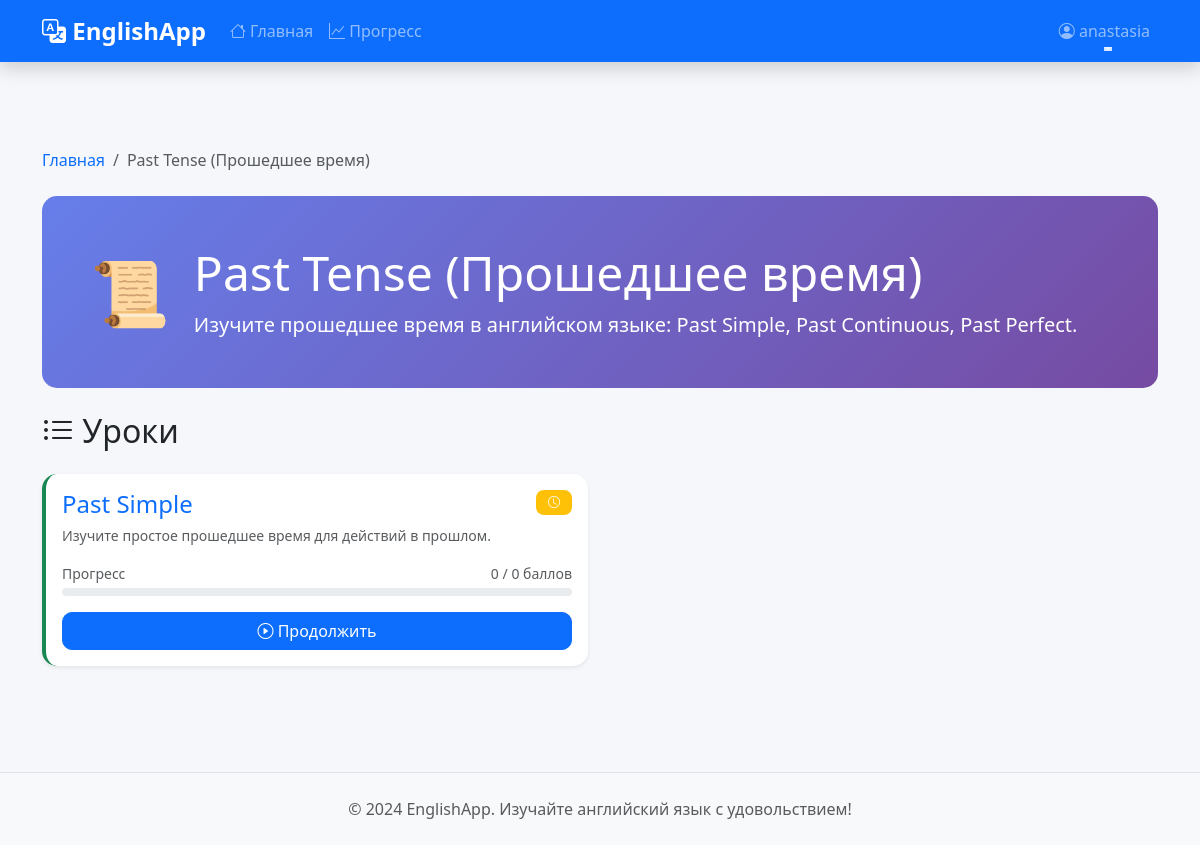
The page /category/past/ (signed in) on the database its author committed.
### lessons/models.py (models this page shows, shortened)
class LessonCategory(models.Model):
    name = models.CharField(max_length=100, verbose_name="Название")
    slug = models.SlugField(unique=True, verbose_name="URL")
    description = models.TextField(verbose_name="Описание")
    order = models.IntegerField(default=0, verbose_name="Порядок")
    icon = models.CharField(max_length=50, default="📚", verbose_name="Иконка")
    class Meta:
        verbose_name = "Категория уроков"
        verbose_name_plural = "Категории уроков"
        ordering = ['order']

class Lesson(models.Model):
    category = models.ForeignKey(LessonCategory, on_delete=models.CASCADE, related_name='lessons', verbose_name="Категория")
    title = models.CharField(max_length=200, verbose_name="Название")
    slug = models.SlugField(unique=True, verbose_name="URL")
    description = models.TextField(verbose_name="Описание")
    theory = models.TextField(verbose_name="Теоретический материал")
    examples = models.TextField(verbose_name="Примеры", help_text="Примеры использования, разделенные новой строкой")
    order = models.IntegerField(default=0, verbose_name="Порядок")
    is_active = models.BooleanField(default=True, verbose_name="Активен")
    created_at = models.DateTimeField(auto_now_add=True, verbose_name="Создан")
    class Meta:
        verbose_name = "Урок"
        verbose_name_plural = "Уроки"
        ordering = ['category', 'order']

class UserProgress(models.Model):
    user = models.ForeignKey(User, on_delete=models.CASCADE, related_name='progress', verbose_name="Пользователь")
    lesson = models.ForeignKey(Lesson, on_delete=models.CASCADE, related_name='user_progress', verbose_name="Урок")
    completed = models.BooleanField(default=False, verbose_name="Завершен")
    score = models.IntegerField(default=0, verbose_name="Баллы")
    total_points = models.IntegerField(default=0, verbose_name="Всего баллов")
    started_at = models.DateTimeField(auto_now_add=True, verbose_name="Начат")
    completed_at = models.DateTimeField(null=True, blank=True, verbose_name="Завершен")
    class Meta:
        verbose_name = "Прогресс пользователя"
        verbose_name_plural = "Прогресс пользователей"
        unique_together = ['user', 'lesson']
        ordering = ['-started_at']

### lessons/views.py (the view)
# urls.py: path('category/<slug:slug>/', views.category_detail, name='category_detail'),
@login_required
def category_detail(request, slug):
    category = get_object_or_404(LessonCategory, slug=slug)
    lessons = Lesson.objects.filter(
        category=category,
        is_active=True
    ).select_related('category').order_by('order')
    for lesson in lessons:
        try:
            progress = UserProgress.objects.get(user=request.user, lesson=lesson)
            lesson.user_progress_obj = progress
            lesson.is_completed = progress.completed
            lesson.user_score = progress.score
            if progress.total_points > 0:
                lesson.progress_percentage = int((progress.score / progress.total_points) * 100)
            else:
                lesson.progress_percentage = 0
        except UserProgress.DoesNotExist:
            lesson.user_progress_obj = None
            lesson.is_completed = False
            lesson.user_score = 0
            lesson.progress_percentage = 0
    context = {
        'category': category,
        'lessons': lessons,
    }
    return render(request, 'lessons/category_detail.html', context)

### templates/lessons/category_detail.html (shortened to what this page needs)
{% extends 'base.html' %}
{% load lesson_tags %}
{% block content %}
<div class="container mt-5 pt-4">
    <nav aria-label="breadcrumb" class="mb-4">
        <ol class="breadcrumb">
            <li class="breadcrumb-item"><a href="{% url 'home' %}">Главная</a></li>
            <li class="breadcrumb-item active">{{ category.name }}</li>
        </ol>
    </nav>
    <div class="row mb-4">
        <div class="col-12">
            <div class="card bg-gradient-primary text-white">
                <div class="card-body p-5">
                    <div class="d-flex align-items-center">
                        <span style="font-size: 4rem;" class="me-4">{{ category.icon }}</span>
                        <div>
                            <h1 class="display-5 mb-2">{{ category.name }}</h1>
                            <p class="lead mb-0">{{ category.description }}</p>
                        </div>
                    </div>
                </div>
            </div>
        </div>
    </div>
    <h2 class="mb-4">
        <i class="bi bi-list-ul"></i> Уроки
    </h2>
    <div class="row">
        {% for lesson in lessons %}
        <div class="col-md-6 mb-4">
            <div class="card lesson-card h-100 shadow-sm animate-slide-up">
                <div class="card-body">
                    <div class="d-flex justify-content-between align-items-start mb-3">
                        <div>
                            <h4 class="card-title mb-1">
                                <a href="{% url 'lesson_detail' lesson.slug %}" class="text-decoration-none">
                                    {{ lesson.title }}
                                </a>
                            </h4>
                            <p class="text-muted mb-0">
                                <small>{{ lesson.description|truncatewords:20 }}</small>
                            </p>
                        </div>
                        {% if lesson.is_completed %}
                        <span class="badge bg-success">
                            <i class="bi bi-check-circle"></i>
                        </span>
                        {% elif lesson.user_progress_obj %}
                        <span class="badge bg-warning">
                            <i class="bi bi-clock"></i>
                        </span>
                        {% endif %}
                    </div>
                    {% if lesson.user_progress_obj %}
                    <div class="mb-3">
                        <div class="d-flex justify-content-between mb-1">
                            <small class="text-muted">Прогресс</small>
                            <small class="text-muted">
                                {{ lesson.user_score }} / {{ lesson.user_progress_obj.total_points }} баллов
                            </small>
                        </div>
                        <div class="progress" style="height: 8px;">
                        </div>
                    </div>
                    {% endif %}
                    <div class="d-flex gap-2">
                        <a href="{% url 'lesson_detail' lesson.slug %}" class="btn btn-primary flex-grow-1 animate-scale-on-hover">
                            <i class="bi bi-play-circle"></i>
                            {% if lesson.user_progress_obj %}Продолжить{% else %}Начать{% endif %}
                        </a>
                    </div>
                </div>
            </div>
        </div>
        {% empty %}
        <div class="col-12">
            <div class="alert alert-info">
                <i class="bi bi-info-circle"></i> Уроки в этой категории пока не добавлены.
            </div>
        </div>
        {% endfor %}
    </div>
</div>
{% endblock %}

### templates/base.html (shortened to what this page needs)
{% load static %}
<!DOCTYPE html>
<html lang="ru">
<head>
    <link href="https://cdn.jsdelivr.net/npm/bootstrap@5.3.0/dist/css/bootstrap.min.css" rel="stylesheet">
    <link rel="stylesheet" href="https://cdn.jsdelivr.net/npm/bootstrap-icons@1.11.0/font/bootstrap-icons.css">
    <link rel="stylesheet" href="{% static 'css/style.css' %}">
</head>
<body>
    <nav class="navbar navbar-expand-lg navbar-dark bg-primary fixed-top shadow">
        <div class="container">
            <a class="navbar-brand fw-bold" href="{% url 'home' %}">
                <i class="bi bi-translate"></i> EnglishApp
            </a>
            <div class="collapse navbar-collapse" id="navbarNav">
                <ul class="navbar-nav me-auto">
                    <li class="nav-item">
                        <a class="nav-link" href="{% url 'home' %}">
                            <i class="bi bi-house"></i> Главная
                        </a>
                    </li>
                    {% if user.is_authenticated %}
                    <li class="nav-item">
                        <a class="nav-link" href="{% url 'progress' %}">
                            <i class="bi bi-graph-up"></i> Прогресс
                        </a>
                    </li>
                    {% endif %}
                </ul>
                <ul class="navbar-nav">
                    {% if user.is_authenticated %}
                    <li class="nav-item dropdown">
                        <a class="nav-link dropdown-toggle" href="#" id="navbarDropdown" role="button" data-bs-toggle="dropdown">
                            <i class="bi bi-person-circle"></i> {{ user.username }}
                        </a>
                    </li>
                    {% endif %}
                </ul>
            </div>
        </div>
    </nav>
    <main class="main-content">
        {% block content %}{% endblock %}
    </main>
    <footer class="bg-light text-center py-4 mt-5">
        <div class="container">
            <p class="text-muted mb-0">
                &copy; 2024 EnglishApp. Изучайте английский язык с удовольствием!
            </p>
        </div>
    </footer>
</body>
</html>

### static/css/style.css (style rules this page uses)
:root { --primary-color: #0d6efd; --secondary-color: #6c757d; --success-color: #198754; --danger-color: #dc3545; --warning-color: #ffc107; --info-color: #0dcaf0; --light-color: #f8f9fa; --dark-color: #212529; }
body { font-family: 'Segoe UI', Tahoma, Geneva, Verdana, sans-serif; padding-top: 76px; background-color: #f5f7fa; }
.main-content { min-height: calc(100vh - 200px); }
.navbar { box-shadow: 0 2px 4px rgba(0,0,0,.1); }
.navbar-brand { font-size: 1.5rem; }
.card { border: none; border-radius: 15px; transition: transform 0.3s ease, box-shadow 0.3s ease; }
.lesson-card { border-left: 4px solid var(--success-color); }
.progress { border-radius: 10px; overflow: hidden; }
.btn { border-radius: 10px; font-weight: 500; transition: all 0.3s ease; }
.badge { padding: 6px 12px; border-radius: 8px; font-weight: 500; }
footer { margin-top: auto; border-top: 1px solid #dee2e6; }
.card { animation: fadeIn 0.5s ease; }
.animate-slide-up { animation: slideUp 0.6s ease-out; }
.animate-scale-on-hover { transition: transform 0.3s ease; }
.navbar-nav .nav-link { position: relative; transition: all 0.3s ease; }
.navbar-nav .nav-link::after { content: ''; position: absolute; bottom: 0; left: 50%; width: 0; height: 2px; background: rgba(255, 255, 255, 0.8); transition: all 0.3s ease; transform: translateX(-50%); }
.btn { position: relative; overflow: hidden; }
.btn::before { content: ''; position: absolute; top: 50%; left: 50%; width: 0; height: 0; border-radius: 50%; background: rgba(255, 255, 255, 0.3); transform: translate(-50%, -50%); transition: width 0.6s, height 0.6s; }
.lesson-card { position: relative; }
.lesson-card::after { content: ''; position: absolute; top: 0; left: -100%; width: 100%; height: 100%; background: linear-gradient(90deg, transparent, rgba(255,255,255,0.3), transparent); transition: left 0.5s ease; }
.bi { transition: transform 0.3s ease; }
.badge { transition: all 0.3s ease; }
.breadcrumb { background-color: transparent; padding: 0; }
.breadcrumb-item a { color: var(--primary-color); text-decoration: none; }
.bg-gradient-primary { background: linear-gradient(135deg, #667eea 0%, #764ba2 100%); }

### rows shown on the page
LessonCategory: name "Past Tense (Прошедшее время)", icon "📜", description "Изучите прошедшее время в английском языке: Past Simple, Past Continuous, Past Perfect."
Lesson: title "Past Simple", description "Изучите простое прошедшее время для действий в прошлом.", user_score "0", user_progress_obj.total_points "0", shows "Продолжить"

### other values the page prints
{{ user.username }} "anastasia"
